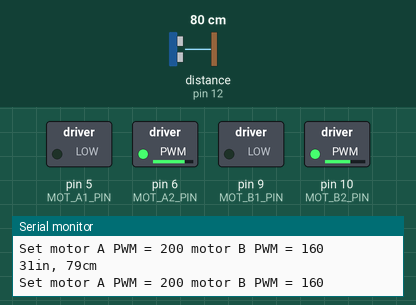
The sketch below on a simulated Arduino Uno, built with avr-gcc and run on an emulated ATmega328P. Parts: switched loads named in the sketch (green lamp = pin HIGH), the last lines printed to the serial monitor. Wiring (inferred from the names in the program): ultrasonic range finder: trigger pin 11; echo pin 12. Inputs (shaded band) come from the test bench; at power-on: distance to the obstacle (sensor on pin 12) 80 cm. The echo pulse lasts 58.3 µs per cm; pins used as bus, display or sensor lines are not drawn.

Above: at 1.2 s.
1.3 s: distance to the obstacle (sensor on pin 12) set to 34 cm
2.8 s: distance to the obstacle (sensor on pin 12) set to 28 cm
At 4.0 s:
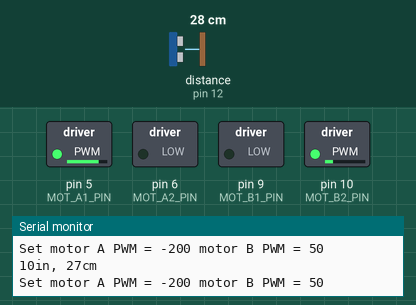
4.3 s: distance to the obstacle (sensor on pin 12) set to 35 cm
At 5.6 s:
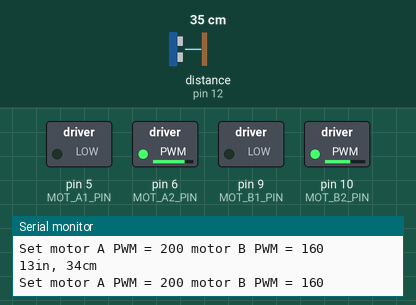
7.3 s: distance to the obstacle (sensor on pin 12) set to 2 cm
At 8.1 s:
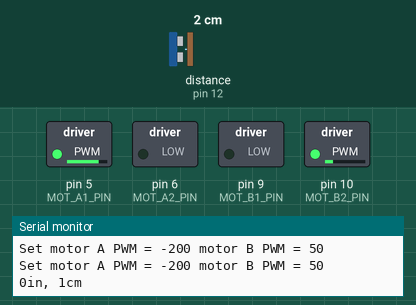
8.8 s: distance to the obstacle (sensor on pin 12) set to 60 cm
At 9.5 s:
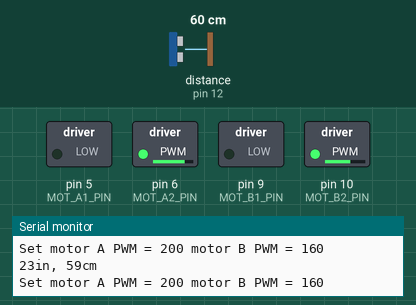
Timing chart, 0 to 11.3 s (numbered marks = the images above; inputs shaded):
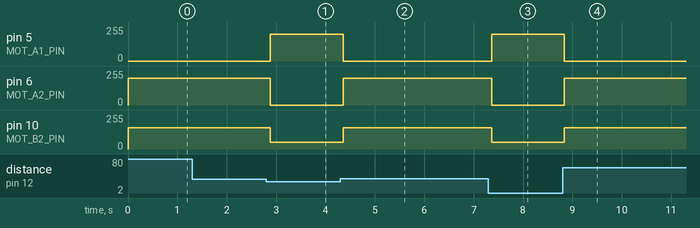

Measured:
- the behaviour switches between 31 and 30 cm on distance to the obstacle (sensor on pin 12) (found by bisection; images 0 and 1)
- after the input at 2.8 s, pin 5 (MOT_A1_PIN): 0/255 → 200/255 after 0.08 s; pin 6 (MOT_A2_PIN): 200/255 → 0/255 after 0.08 s; pin 10 (MOT_B2_PIN): 160/255 → 50/255 after 0.08 s
- after the input at 4.3 s, pin 5 (MOT_A1_PIN): 200/255 → 0/255 after 0.06 s; pin 6 (MOT_A2_PIN): 0/255 → 200/255 after 0.06 s; pin 10 (MOT_B2_PIN): 50/255 → 160/255 after 0.06 s
- after the input at 7.3 s, pin 5 (MOT_A1_PIN): 0/255 → 200/255 after 0.06 s; pin 6 (MOT_A2_PIN): 200/255 → 0/255 after 0.06 s; pin 10 (MOT_B2_PIN): 160/255 → 50/255 after 0.06 s
- after the input at 8.8 s, pin 5 (MOT_A1_PIN): 200/255 → 0/255 at once; pin 6 (MOT_A2_PIN): 0/255 → 200/255 at once; pin 10 (MOT_B2_PIN): 50/255 → 160/255 at once

The sketch:

echo_avoid.ino
```cpp
/*
 * created by Rui Santos, http://randomnerdtutorials.com
 *
 * Complete Guide for Ultrasonic Sensor HC-SR04
 *
    Ultrasonic sensor Pins:
        VCC: +5VDC
        Trig : Trigger (INPUT) - Pin11
        Echo: Echo (OUTPUT) - Pin 12
        GND: GND
 */

int trigPin = 11;    //Trig - green Jumper
int echoPin = 12;    //Echo - yellow Jumper
long duration, cm, inches;

 /*
Light following control of two Bi-directional Motors
*/
// WheelDrive - move a pair of DC motors at varying rate and direction
//
// Copyright (c) 2016, Garth Zeglin.  All rights reserved. Licensed under the
// terms of the BSD 3-clause license as included in LICENSE.
//
// This program assumes that:
//
//  1. A DRV8833 dual DC motor driver module is connected to pins 5, 6, 9, and 10.
//  2. A pair of motors is attached to the driver.
//  3. The serial console on the Arduino IDE is set to 9600 baud communications speed.

// ================================================================================
// Define constant values and global variables.

// Define the pin numbers on which the outputs are generated.
#define MOT_A1_PIN 5
#define MOT_A2_PIN 6
#define MOT_B1_PIN 9
#define MOT_B2_PIN 10


/* variables for the speed of motors */
int leftServoSpeed;
int rightServoSpeed;

int lowSpeedL  =  70;
int lowSpeedR  =  50;
int highSpeedL = 200;
int highSpeedR = 160;

void setup() {
  //Serial Port begin
  Serial.begin (9600);
  //Define inputs and outputs
  pinMode(trigPin, OUTPUT);
  pinMode(echoPin, INPUT);

  // Initialize the stepper driver control pins to output drive mode.
  pinMode(MOT_A1_PIN, OUTPUT);
  pinMode(MOT_A2_PIN, OUTPUT);
  pinMode(MOT_B1_PIN, OUTPUT);
  pinMode(MOT_B2_PIN, OUTPUT);

  // Start with drivers off, motors coasting.
  digitalWrite(MOT_A1_PIN, LOW);
  digitalWrite(MOT_A2_PIN, LOW);
  digitalWrite(MOT_B1_PIN, LOW);
  digitalWrite(MOT_B2_PIN, LOW);
}

void set_motor_pwm(int pwm, int IN1_PIN, int IN2_PIN)
{
  if (pwm < 0) {  // reverse speeds
    analogWrite(IN1_PIN, -pwm);
    digitalWrite(IN2_PIN, LOW);

  } else { // stop or forward
    digitalWrite(IN1_PIN, LOW);
    analogWrite(IN2_PIN, pwm);
  }
}
// ================================================================================
/// Set the current on both motors.
///
/// \param pwm_A  motor A PWM, -255 to 255
/// \param pwm_B  motor B PWM, -255 to 255

void set_motor_currents(int pwm_A, int pwm_B)
{
  set_motor_pwm(pwm_A, MOT_A1_PIN, MOT_A2_PIN);
  set_motor_pwm(pwm_B, MOT_B1_PIN, MOT_B2_PIN);

  // Print a status message to the console.
  Serial.print("Set motor A PWM = ");
  Serial.print(pwm_A);
  Serial.print(" motor B PWM = ");
  Serial.println(pwm_B);
}

// ================================================================================
/// Simple primitive for the motion sequence to set a speed and wait for an interval.
///
/// \param pwm_A  motor A PWM, -255 to 255
/// \param pwm_B  motor B PWM, -255 to 255
/// \param duration delay in milliseconds
void spin_and_wait(int pwm_A, int pwm_B, int duration)
{
  set_motor_currents(pwm_A, pwm_B);
  delay(duration);
}

void loop()
{


  // The sensor is triggered by a HIGH pulse of 10 or more microseconds.
  // Give a short LOW pulse beforehand to ensure a clean HIGH pulse:
  digitalWrite(trigPin, LOW);
  delayMicroseconds(5);
  digitalWrite(trigPin, HIGH);
  delayMicroseconds(10);
  digitalWrite(trigPin, LOW);

  // Read the signal from the sensor: a HIGH pulse whose
  // duration is the time (in microseconds) from the sending
  // of the ping to the reception of its echo off of an object.
  pinMode(echoPin, INPUT);
  duration = pulseIn(echoPin, HIGH);

  // convert the time into a distance
  cm = (duration/2) / 29.1;
  inches = (duration/2) / 74;

  Serial.print(inches);
  Serial.print("in, ");
  Serial.print(cm);
  Serial.print("cm");
  Serial.println();

  if (cm < 30){ //turn left
    leftServoSpeed  = -highSpeedL;
    rightServoSpeed = + lowSpeedR;
    spin_and_wait(leftServoSpeed,rightServoSpeed,653);
  }
  else{//go forwards

    leftServoSpeed  = +highSpeedL;
    rightServoSpeed = +highSpeedR;

  }

  spin_and_wait(leftServoSpeed,rightServoSpeed,80); // sets speed of motors to value entered above for 0.5 sec and keeps repeating
}
```
